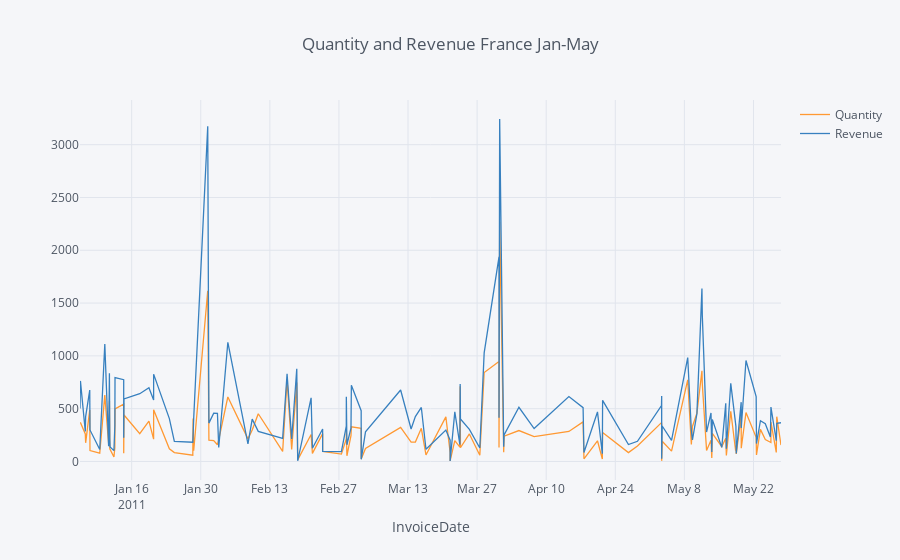

Notebook code for this chart:
### Code cell
france.iplot(kind='line', x='InvoiceDate', xTitle='InvoiceDate',
           yTitle='', title='Quantity and Revenue France Jan-May')
